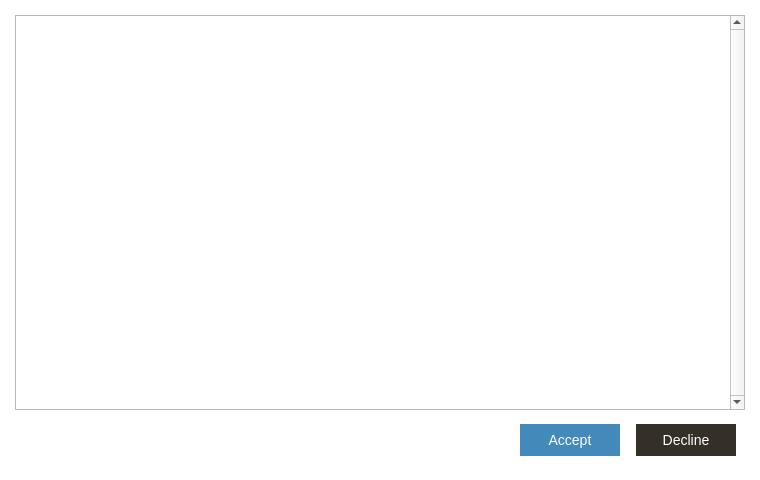
<?xml version="1.0" encoding="UTF-8"?>
<ui version="4.0">
 <class>EULADialog</class>
 <widget class="QDialog" name="EULADialog">
  <property name="geometry">
   <rect>
    <x>0</x>
    <y>0</y>
    <width>760</width>
    <height>480</height>
   </rect>
  </property>
  <property name="minimumSize">
   <size>
    <width>760</width>
    <height>480</height>
   </size>
  </property>
  <property name="windowTitle">
   <string>EULA</string>
  </property>
  <property name="styleSheet">
   <string notr="true">QWidget#mainWidget,#textBox
{
	background-color: #fff;
}

QPushButton
{
	border: none;
	color: #fff;
	font-size: 14px;
}

QPushButton#acceptButton
{
	background-color: #4389b9;
}

QPushButton#rejectButton
{
	background-color: #342f27;
}

QTextBrowser
{
    color: #444;
}


QLabel
{
	color: #626262;
	font-size: 18px;
}

QLabel#description
{
	font-size: 14px;
}
</string>
  </property>
  <layout class="QVBoxLayout" name="verticalLayout">
   <property name="spacing">
    <number>0</number>
   </property>
   <property name="leftMargin">
    <number>0</number>
   </property>
   <property name="topMargin">
    <number>0</number>
   </property>
   <property name="rightMargin">
    <number>0</number>
   </property>
   <property name="bottomMargin">
    <number>0</number>
   </property>
   <item>
    <widget class="QWidget" name="mainWidget" native="true">
     <layout class="QVBoxLayout" name="verticalLayout_3">
      <property name="spacing">
       <number>5</number>
      </property>
      <property name="leftMargin">
       <number>15</number>
      </property>
      <property name="topMargin">
       <number>15</number>
      </property>
      <property name="rightMargin">
       <number>15</number>
      </property>
      <property name="bottomMargin">
       <number>15</number>
      </property>
      <item>
       <widget class="QTextBrowser" name="textBrowser">
        <property name="styleSheet">
         <string notr="true">QScrollBar:vertical
{
	border: none;s
	background: #eee;
	width: 26px;
	margin-left: 10px;
	margin-right: 10px;
	margin-top: 10px;
	margin-bottom: 10px;
}

QScrollBar::handle:vertical
{
	border-radius: 3px;
	background: #ccc;
	min-height: 340px;
}

QScrollBar::add-line:vertical
{
	border: none;
	height: 0px;
	subcontrol-position: bottom;
	subcontrol-origin: margin;
}

QScrollBar::sub-line:vertical
{
	border: none;
	height: 0px;
	subcontrol-position: top;
	subcontrol-origin: margin;
}

QScrollBar::up-arrow:vertical, QScrollBar::down-arrow:vertical
{
	border: none;
	width: 0px;
	height: 0px;
	background: none;
}

QScrollBar::add-page:vertical, QScrollBar::sub-page:vertical
{
	border: none;
}
</string>
        </property>
        <property name="verticalScrollBarPolicy">
         <enum>Qt::ScrollBarAlwaysOn</enum>
        </property>
        <property name="horizontalScrollBarPolicy">
         <enum>Qt::ScrollBarAlwaysOff</enum>
        </property>
       </widget>
      </item>
      <item>
       <widget class="QWidget" name="buttonsWidget" native="true">
        <layout class="QHBoxLayout" name="horizontalLayout_3" stretch="2,0">
         <property name="spacing">
          <number>0</number>
         </property>
         <item>
          <spacer name="horizontalSpacer">
           <property name="orientation">
            <enum>Qt::Horizontal</enum>
           </property>
           <property name="sizeType">
            <enum>QSizePolicy::Expanding</enum>
           </property>
           <property name="sizeHint" stdset="0">
            <size>
             <width>40</width>
             <height>20</height>
            </size>
           </property>
          </spacer>
         </item>
         <item>
          <widget class="QWidget" name="widget" native="true">
           <layout class="QHBoxLayout" name="horizontalLayout_2">
            <property name="spacing">
             <number>16</number>
            </property>
            <property name="leftMargin">
             <number>0</number>
            </property>
            <property name="topMargin">
             <number>0</number>
            </property>
            <property name="rightMargin">
             <number>0</number>
            </property>
            <property name="bottomMargin">
             <number>0</number>
            </property>
            <item>
             <widget class="QPushButton" name="acceptButton">
              <property name="minimumSize">
               <size>
                <width>100</width>
                <height>32</height>
               </size>
              </property>
              <property name="maximumSize">
               <size>
                <width>100</width>
                <height>32</height>
               </size>
              </property>
              <property name="text">
               <string>Accept</string>
              </property>
             </widget>
            </item>
            <item>
             <widget class="QPushButton" name="rejectButton">
              <property name="minimumSize">
               <size>
                <width>100</width>
                <height>32</height>
               </size>
              </property>
              <property name="maximumSize">
               <size>
                <width>100</width>
                <height>32</height>
               </size>
              </property>
              <property name="text">
               <string>Decline</string>
              </property>
             </widget>
            </item>
           </layout>
          </widget>
         </item>
        </layout>
       </widget>
      </item>
     </layout>
    </widget>
   </item>
  </layout>
 </widget>
 <resources>
  <include location="resources.qrc"/>
 </resources>
 <connections/>
</ui>
